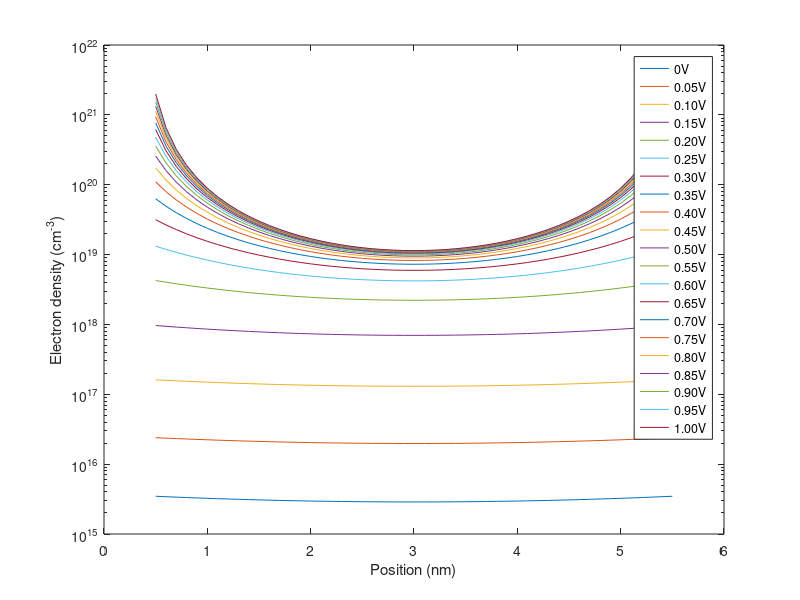
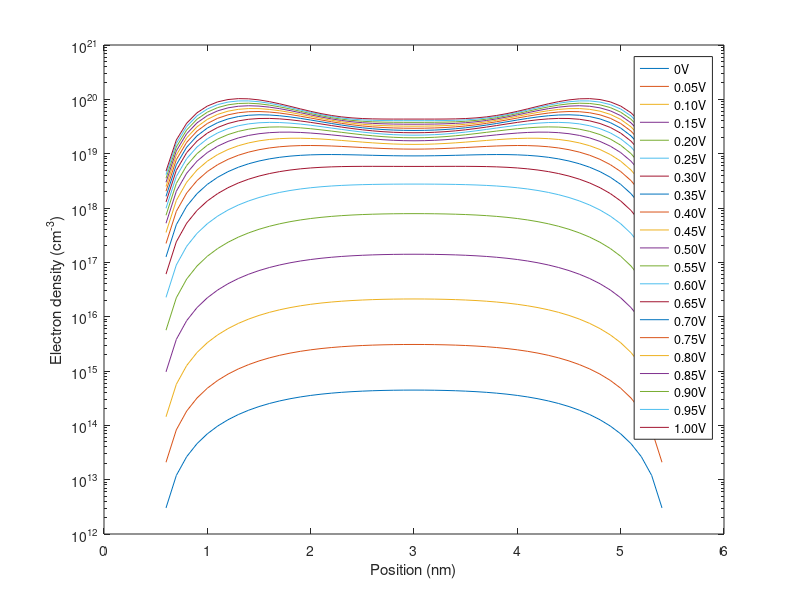
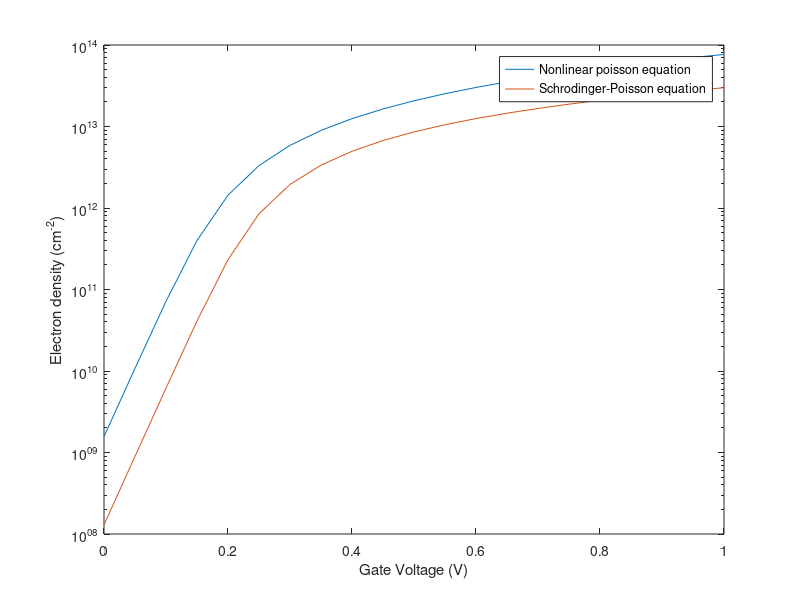

Reproduce these figures in MATLAB, in order.
close all;
clear all;
 
h = 6.626176e-34; % Planck constant (J s)
hbar = h/(2*pi);
q = 1.602192e-19; % Elementary charge (C)
m0 = 9.109534e-31;
eps0 = 8.854187817e-12; % Vacuum permittivity, (F/m)
k_B = 1.380662e-23; % Boltzmann constant (J/K) 
T = 300; % Temperature (K)
thermal = k_B*T/q;
Lx = 100e-9; Ly = 100e-9; Lz = 5e-9; % Lengths, m
mxx = 0.19; myy = 0.19; mzz = 0.91; % Masses,m0
Delta_z = 0.1e-9; % 0.1 nm spacing
N = 61; % 6 nm thick
z = Delta_z*transpose([0:N-1]); % real space (m)
Inter1 = 6; % At x = 0.5 nm
Inter2 = 56; % At x = 5.5 nm
eps_si = 11.7; % Silicon relative permittivity
eps_ox = 3.9; % Silicon dioxide relative permittivity
Nacc = 1e24; % 1e18/cm^3
ni = 1.075e16; % 1.075e10/cm^-4
coef_Poi = Delta_z*Delta_z*q/eps0;
coef_Sch = 2*Lx*Ly/(2*pi)*sqrt(mxx*myy)*m0/(hbar^2)*(k_B*T);
Vg_sweep = transpose(linspace(0,1,21));
Ec_Ei = 0.561004; % E_c-E_i (eV)
 
Vg = Vg_sweep+0.33374;
n_sweep_Poi = zeros(N,length(Vg));
n_sweep_Sch = zeros(N,length(Vg));
 
for i = 1:length(Vg)
    
    phi = zeros(N,1);
    phi(:,1) = Vg(i,1);
    res = zeros(N,1);
    Jaco = sparse(N,N);
    Jaco(1,1) = 1;
    Jaco(N,N) = 1;
    res(1,1) = phi(1,1)-Vg(i,1);
    res(N,1) = phi(N,1)-Vg(i,1);
    
    for newton = 1:100
        % Laplacian %
        for ii = 2:N-1
            if      (ii<Inter1 || ii>Inter2)
                res(ii,1) = eps_ox*phi(ii+1,1)-2*eps_ox*phi(ii,1)+eps_ox*phi(ii-1,1);
                Jaco(ii,ii-1) = eps_ox; Jaco(ii,ii) = -2*eps_ox; Jaco (ii,ii+1) = eps_ox;
            elseif  (ii == Inter1)
                res(ii,1) = eps_si*phi(ii+1,1)-(eps_si+eps_ox)*phi(ii,1)+eps_ox*phi(ii-1,1);
                Jaco(ii,ii-1) = eps_ox; Jaco(ii,ii) = -(eps_si+eps_ox); Jaco(ii,ii+1) = eps_si;
            elseif  (ii == Inter2)
                res(ii,1) = eps_ox*phi(ii+1,1)-(eps_ox+eps_si)*phi(ii,1)+eps_si*phi(ii-1,1);
                Jaco(ii,ii-1) = eps_si; Jaco(ii,ii) = -(eps_ox+eps_si); Jaco(ii,ii+1) = eps_ox;
            else
                res(ii,1) = eps_si*phi(ii+1,1)-2*eps_si*phi(ii,1)+eps_si*phi(ii-1,1);
                Jaco(ii,ii-1) = eps_si; Jaco(ii,ii) = -2*eps_si; Jaco(ii,ii+1) = eps_si;
            end
        end
        % Charge part %
        for ii = Inter1:Inter2
            if      (ii == Inter1)
                res(ii,1) = res(ii,1)-coef_Poi*(Nacc+ni*exp(phi(ii,1)/thermal))*0.5;
                Jaco(ii,ii) = Jaco(ii,ii)-coef_Poi*ni*exp(phi(ii,1)/thermal)/thermal*0.5;
            elseif  (ii==Inter2)
                res(ii,1) = res(ii,1)-coef_Poi*(Nacc+ni*exp(phi(ii,1)/thermal))*0.5;
                Jaco(ii,ii) = Jaco(ii,ii)-coef_Poi*ni*exp(phi(ii,1)/thermal)/thermal*0.5;
            else
                res(ii,1) = res(ii,1)-coef_Poi*(Nacc+ni*exp(phi(ii,1)/thermal));
                Jaco(ii,ii) = Jaco(ii,ii)-coef_Poi*ni*exp(phi(ii,1)/thermal)/thermal;
            end
        end
        update = inv(Jaco)*(-res);
        phi = phi+update;
        phi_Poi(:,i) = phi;
        
        for ii=Inter1:Inter2
            n_sweep_Poi(ii,i) = ni*exp(phi(ii,1)/thermal);
        end
    end
    
    
    % Schrodinger solver %
    for iNewton = 1:100
        totalNumber = 0;
        for iValley = 1:3
            mass = ones(3)*0.19;
            mass(iValley) = 0.91;
            coef_Sch = 2*Lx*Ly/(2*pi)*sqrt(mass(1)*mass(2))*m0/(hbar^2)*(k_B*T);
            
        V = q*Ec_Ei -q*phi; % Potential energy, J
        Nbulk = Inter2-Inter1-1;
        Hamil = zeros(Nbulk,Nbulk);
        Hamil(1,1) = -2; Hamil(1,2) = 1;
        Hamil(Nbulk,Nbulk) = -2; Hamil(Nbulk,Nbulk-1) = 1;
        for ii = 2:Nbulk-1
            Hamil(ii,ii+1) =  1;
            Hamil(ii,ii  ) = -2;
            Hamil(ii,ii-1) =  1;
        end
        for ii = 1:Nbulk
            Hamil(ii,ii) = Hamil(ii,ii)-2*mass(3)*m0*(Delta_z/hbar)^2*V(ii+Inter1,1);
        end
        [eigenvectors,eigenvalues] = eig(Hamil);
        scaledEz = diag(eigenvalues)/(-2*mass(3)*m0*(Delta_z/hbar)^2); % Eigenenergy, J
        [sortedEz,sortedIndex] = sort(scaledEz);
        nSubband = 10;
        n_Sch = zeros(N,1);
        totalNumber = 0;
        for n = 1:nSubband
            Ez = sortedEz(n,1);
            wavefunction2 = eigenvectors(:,sortedIndex(n)).^2;
            normalization = sum(wavefunction2)*Delta_z;
            wavefunction2 = wavefunction2 / normalization;
            subbandNumber = coef_Sch*log(1+exp(-Ez/(k_B*T)));
            totalNumber = totalNumber+subbandNumber;
            n_Sch(Inter1+1:Inter2-1,1) = n_Sch(Inter1+1:Inter2-1,1)+1/(Lx*Ly)*wavefunction2*subbandNumber;
        end
        end
        % Laplacian %
        for ii = 2:N-1
            if      (ii<Inter1 || ii>Inter2)
                res(ii,1) = eps_ox*phi(ii+1,1)-2*eps_ox*phi(ii,1)+eps_ox*phi(ii-1,1);
                Jaco(ii,ii-1) = eps_ox; Jaco(ii,ii) = -2*eps_ox; Jaco (ii,ii+1) = eps_ox;
            elseif  (ii == Inter1)
                res(ii,1) = eps_si*phi(ii+1,1)-(eps_si+eps_ox)*phi(ii,1)+eps_ox*phi(ii-1,1);
                Jaco(ii,ii-1) = eps_ox; Jaco(ii,ii) = -(eps_si+eps_ox); Jaco(ii,ii+1) = eps_si;
            elseif  (ii == Inter2)
                res(ii,1) = eps_ox*phi(ii+1,1)-(eps_ox+eps_si)*phi(ii,1)+eps_si*phi(ii-1,1);
                Jaco(ii,ii-1) = eps_si; Jaco(ii,ii) = -(eps_ox+eps_si); Jaco(ii,ii+1) = eps_ox;
            else
                res(ii,1) = eps_si*phi(ii+1,1)-2*eps_si*phi(ii,1)+eps_si*phi(ii-1,1);
                Jaco(ii,ii-1) = eps_si; Jaco(ii,ii) = -2*eps_si; Jaco(ii,ii+1) = eps_si;
            end
        end
        % Charge part %
        for ii = Inter1:Inter2
            if      (ii == Inter1)
                res(ii,1) = res(ii,1)-coef_Poi*(Nacc+n_Sch(ii,1))*0.5;
                Jaco(ii,ii) = Jaco(ii,ii)-coef_Poi*n_Sch(ii,1)/thermal*0.5;
            elseif  (ii==Inter2)
                res(ii,1) = res(ii,1)-coef_Poi*(Nacc+n_Sch(ii,1))*0.5;
                Jaco(ii,ii) = Jaco(ii,ii)-coef_Poi*n_Sch(ii,1)/thermal*0.5;
            else
                res(ii,1) = res(ii,1)-coef_Poi*(Nacc+n_Sch(ii,1));
                Jaco(ii,ii) = Jaco(ii,ii)-coef_Poi*n_Sch(ii,1)/thermal;
            end
        end
        update = inv(Jaco)*(-res);
        phi = phi+update;
        phi_Poi(:,i) = phi;
        n_sweep_Sch(:,i) = n_Sch;
    end
end
  
n_integrated_Poi = sum(n_sweep_Poi*0.1e-9,1);
n_integrated_Sch = sum(n_sweep_Sch*0.1e-9,1);
 
figure(1);
semilogy(z/1e-9,n_sweep_Poi*1e-6); % position vs electron density, *1e-6 : m^-3->cm^-3
xlabel('Position (nm)');
ylabel('Electron density (cm^-^3)');
legend('0V','0.05V','0.10V','0.15V','0.20V','0.25V','0.30V','0.35V','0.40V','0.45V','0.50V','0.55V','0.60V','0.65V','0.70V','0.75V','0.80V','0.85V','0.90V','0.95V','1.00V','Location','Best');

figure(2);
semilogy(z/1e-9,n_sweep_Sch*1e-6); % position vs electron density, *1e-6 : m^-3->cm^-3
xlabel('Position (nm)');
ylabel('Electron density (cm^-^3)');
legend('0V','0.05V','0.10V','0.15V','0.20V','0.25V','0.30V','0.35V','0.40V','0.45V','0.50V','0.55V','0.60V','0.65V','0.70V','0.75V','0.80V','0.85V','0.90V','0.95V','1.00V','Location','Best');

figure(3);
semilogy(Vg_sweep,n_integrated_Poi*1e-4,Vg_sweep,n_integrated_Sch*1e-4); % Gate voltage vs integrated electron density
xlabel('Gate Voltage (V)');
ylabel('Electron density (cm^-^2)');
legend('Nonlinear poisson equation','Schrodinger-Poisson equation','Location','Best');
